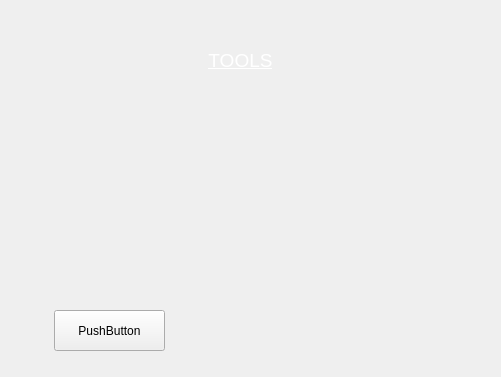
<?xml version="1.0" encoding="UTF-8"?>
<ui version="4.0">
 <class>FormTools</class>
 <widget class="QWidget" name="FormTools">
  <property name="geometry">
   <rect>
    <x>0</x>
    <y>0</y>
    <width>501</width>
    <height>377</height>
   </rect>
  </property>
  <property name="windowTitle">
   <string>Form</string>
  </property>
  <widget class="QLabel" name="label">
   <property name="geometry">
    <rect>
     <x>200</x>
     <y>40</y>
     <width>81</width>
     <height>41</height>
    </rect>
   </property>
   <property name="text">
    <string>&lt;html&gt;&lt;head/&gt;&lt;body&gt;&lt;p align=&quot;center&quot;&gt;&lt;span style=&quot; font-size:14pt; text-decoration: underline; color:#ffffff;&quot;&gt;TOOLS&lt;/span&gt;&lt;/p&gt;&lt;/body&gt;&lt;/html&gt;</string>
   </property>
  </widget>
  <widget class="QPushButton" name="pushButton">
   <property name="geometry">
    <rect>
     <x>54</x>
     <y>310</y>
     <width>111</width>
     <height>41</height>
    </rect>
   </property>
   <property name="text">
    <string>PushButton</string>
   </property>
  </widget>
 </widget>
 <resources/>
 <connections/>
</ui>
